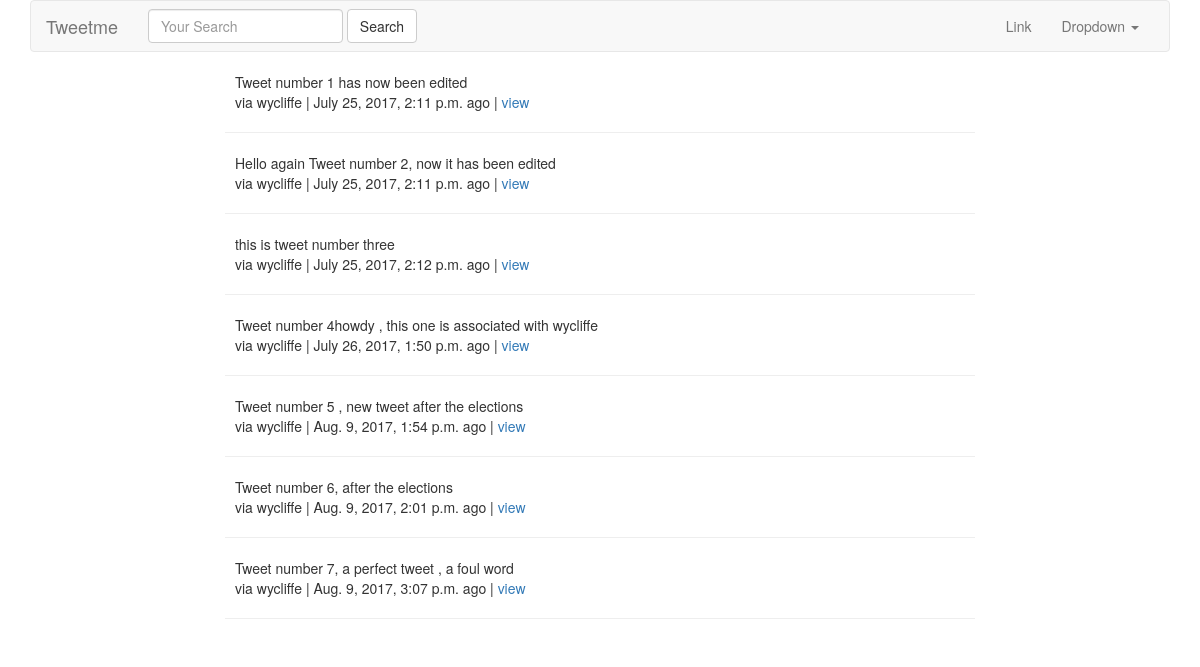
Page /tweet/ on the earlier database version.
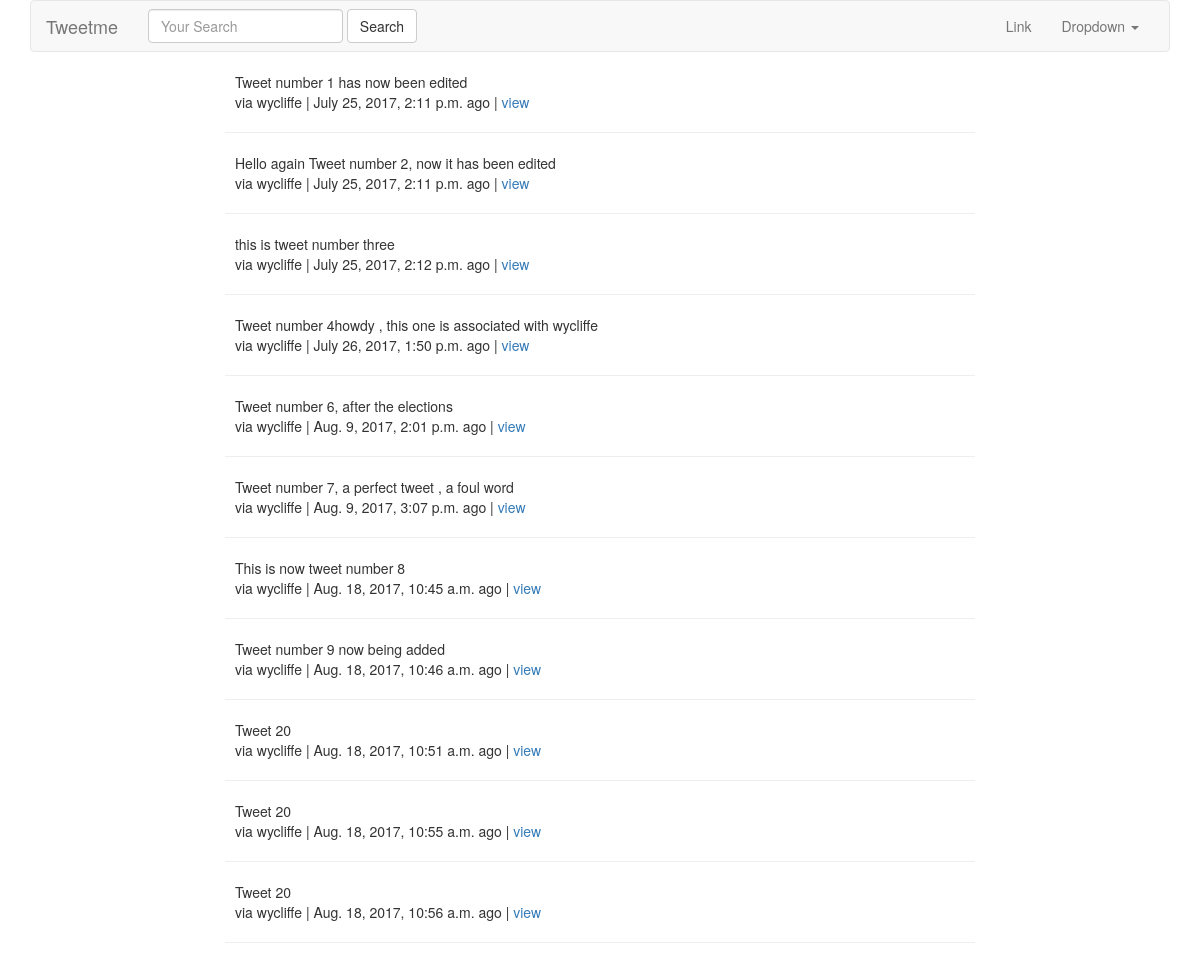
Same page on the later database version.
### tweets/models.py (models this page shows, shortened)
class Tweet(models.Model):
	user = models.ForeignKey(settings.AUTH_USER_MODEL, default=1) #id of 1.  Associating with the user.
	content	= models.CharField(max_length = 140 , validators=[validate_content])
	updated = models.DateTimeField(auto_now = True) # Read a little more of the documentation.
	timestamp = models.DateTimeField(auto_now_add = True)
	def __str__(self):
		return str(self.id)

### tweets/views.py (the view)
class TweetListView(ListView):
	def get_queryset(self,*args,**kwargs):
		qs = Tweet.objects.all()
		print(self.request.GET)
		query =self.request.GET.get("q", None)
		if query is not None:
			qs = qs.filter(
				Q(content__icontains=query)|
				Q(user__username__icontains=query)
				)
		return qs
	def get_context_data(self, *args,**kwargs):
		context = super(TweetListView, self).get_context_data(*args, **kwargs)
		print(context)
		return context

### tweets/templates/tweets/tweet_list.html (shortened to what this page needs)
{% extends "base.html" %}
{% block content %}
	<div class="row">
		<div class="col-sm-8 col-sm-offset-2">
		{%for obj in object_list%}
			<div class="media">
			  <div class="media-left">
			  </div>
			  <div class="media-body">
		    {{ obj.content }} <br/>
		    via {{ obj.user }} | {{ obj.timestamp }} ago | <a href="{{ object.get_absolute_url }}"> view </a>
		  	  </div>
			</div>
		    <hr>
		{% empty %}
			{% if request.GET.q %}
		     <p>No tweets found </p>
		  	{% else %}
			<p>No tweets yet </p>
			{% endif %}
		{% endfor %}
	    </div>
    </div>
{% endblock content %}

Differences in the rows shown:
removed Tweet: content "Tweet number 5 , new tweet after the elections", user "wycliffe", timestamp "Aug. 9, 2017, 1:54 p.m."
added Tweet: content "This is now tweet number 8", user "wycliffe", timestamp "Aug. 18, 2017, 10:45 a.m."
added Tweet: content "Tweet number 9 now being added", user "wycliffe", timestamp "Aug. 18, 2017, 10:46 a.m."
added Tweet: content "Tweet 20", user "wycliffe", timestamp "Aug. 18, 2017, 10:51 a.m."
added Tweet: content "Tweet 20", user "wycliffe", timestamp "Aug. 18, 2017, 10:55 a.m."
added Tweet: content "Tweet 20", user "wycliffe", timestamp "Aug. 18, 2017, 10:56 a.m."
